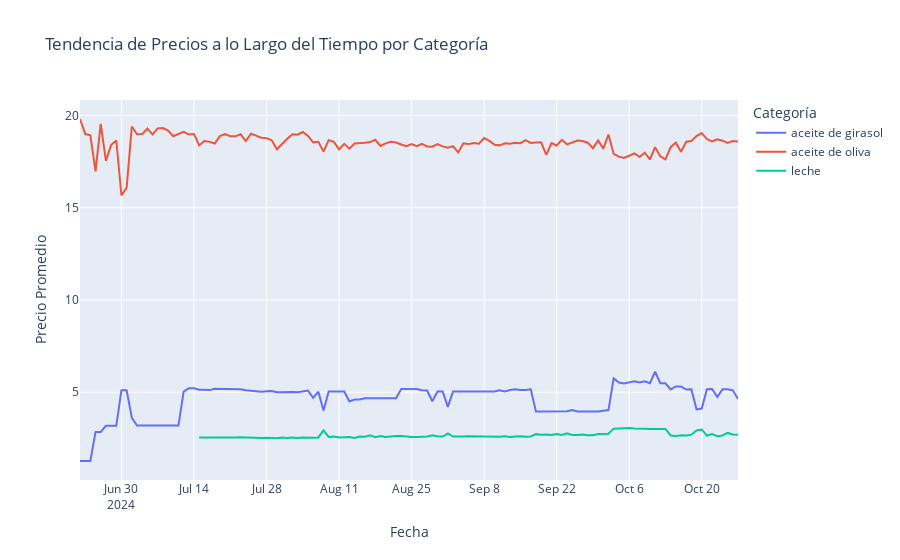

Notebook source saved alongside this figure:
### Markdown cell above
## 1. Tendencia de Precios a lo Largo del Tiempo por Categoría

**Descripción:**  
Este gráfico muestra la tendencia de los precios a lo largo del tiempo para diferentes categorías de productos. 
Cada línea representa una categoría y permite ver cómo han evolucionado los precios.

### Code cell
fig = px.line(precio_promedio_tiempo, 
              x='fecha', 
              y='precio', 
              color='categoria', 
              labels={'fecha': 'Fecha', 'precio': 'Precio Promedio', 'categoria': 'Categoría'},
              title='Tendencia de Precios a lo Largo del Tiempo por Categoría')

fig.show()

fig.write_html("Tendencia de precios a lo largo del tiempo por categoria.html")
